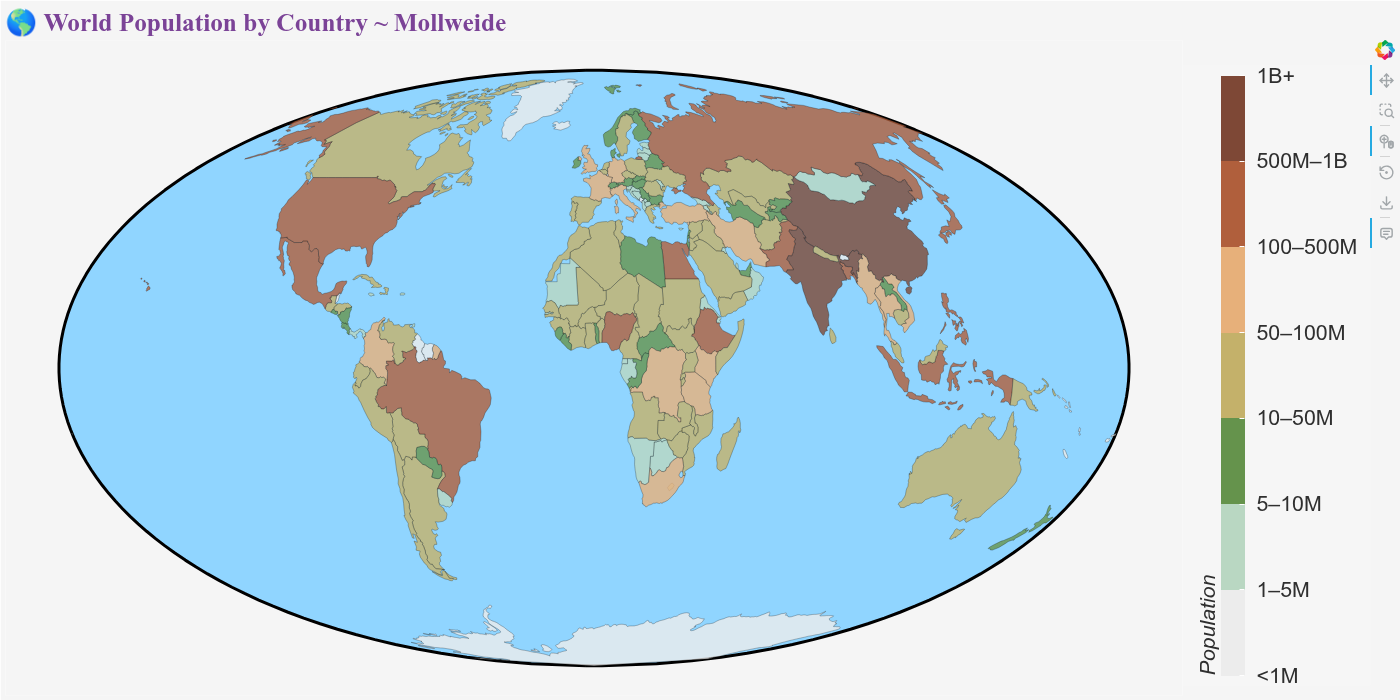

Source code (Python):
from bokeh_rocks import plot_world_population, save_plot
from cartopy import crs as ccrs
import requests

# READ DATA
pop_data = requests.get("https://raw.githubusercontent.com/mixstam1821/bokeh_showcases/refs/heads/main/assets0/pop2022.json").json()
url = "https://raw.githubusercontent.com/python-visualization/folium/master/examples/data/world-countries.json"
world_geo = requests.get(url).json()
pop_dict = {item['name']: item['value'] for item in pop_data}
for feature in world_geo['features']:
    country = feature['properties']['name']
    value = pop_dict.get(country, None)
    # Country name fallbacks
    if value is None:
        if country == 'United States of America': value = pop_dict.get('United States')
        elif country == 'Russian Federation': value = pop_dict.get('Russia')
        elif country == 'Czech Republic': value = pop_dict.get('Czech Rep.')
        elif country == "Democratic Republic of the Congo": value = pop_dict.get("Dem. Rep. Congo")
        elif country == "Republic of the Congo": value = pop_dict.get("Congo")
        elif country == "Korea, Republic of": value = pop_dict.get("Korea")
        elif country == "Egypt, Arab Rep.": value = pop_dict.get("Egypt")
        # ... add more custom matches if needed
    feature['properties']['population'] = value
    
projection = ccrs.Mollweide() ; projName = 'Mollweide'         # Mollweide projection  

palette2 = [
    "#ececec",
    "#b9d7c2",
    "#65934c",
    "#c4b16a",
    "#e7b07a",
    "#b05f3c",
    "#7e4836",
]

bin_edges = [0, 1e6, 5e6, 1e7, 5e7, 1e8, 5e8, 1e9, 2e9]
bin_labels = ["<1M", "1–5M", "5–10M", "10–50M", "50–100M", "100–500M", "500M–1B", "1B+"]

p1 = plot_world_population(world_geo, projection, projName,
                      palette=palette2,
                      bin_labels=bin_labels,
                      bin_edges=bin_edges)
save_plot(p1, "output/geo_00")
